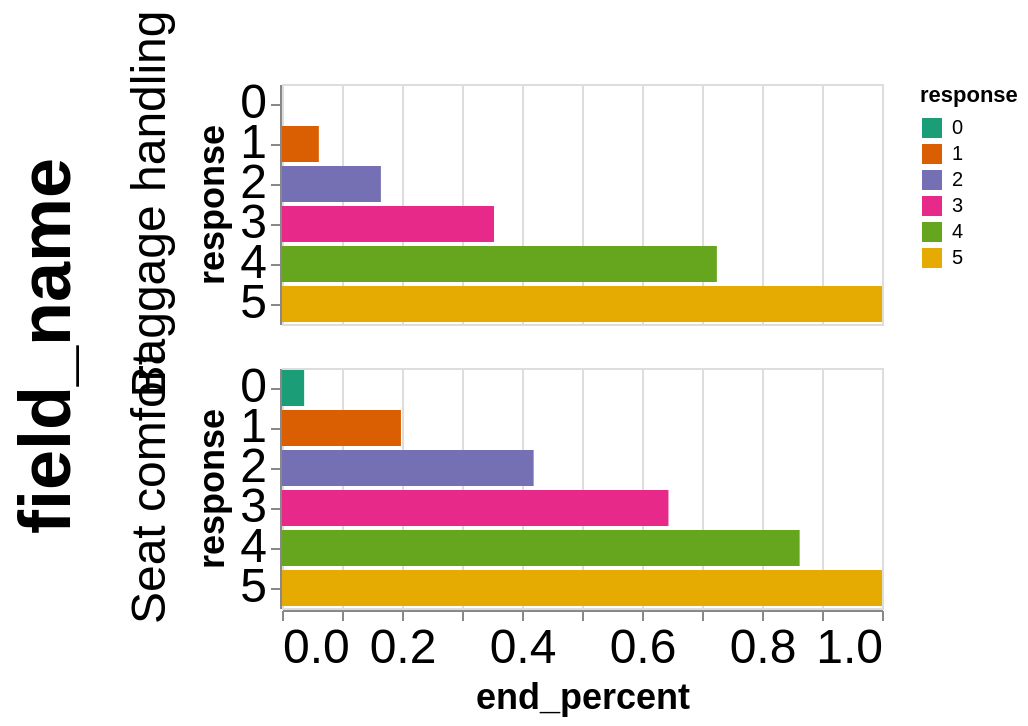

Specify this chart in Vega-Lite:
### Vega-Lite specification from a JSON file in a GitHub repository (floating-point values rounded to 4 significant figures)
{"config": {"view": {}, "mark": {}, "axis": {"labelFontSize": 24, "titleFontSize": 18}, "header": {"labelFontSize": 24, "titleFontSize": 36}}, "data": {"name": "data-15438e8fdb25ef7003001cc1ded0d727"}, "facet": {"row": {"type": "nominal", "field": "field_name"}}, "spec": {"mark": "bar", "encoding": {"fill": {"type": "nominal", "field": "response", "scale": {"scheme": "dark2"}}, "x": {"type": "quantitative", "field": "end_percent"}, "y": {"type": "nominal", "field": "response"}}}, "$schema": "https://vega.github.io/schema/vega-lite/v5.json", "datasets": {"data-15438e8fdb25ef7003001cc1ded0d727": [{"Unnamed: 0": 0, "field_name": "Baggage handling", "response": 1, "count": 7975, "freq": 0.0614, "end_percent": 0.0614, "start_percent": 0.0, "negative": true, "end_percent2": -0.1034, "start_percent2": -0.1648}, {"Unnamed: 0": 1, "field_name": "Baggage handling", "response": 2, "count": 13432, "freq": 0.1034, "end_percent": 0.1648, "start_percent": 0.0614, "negative": true, "end_percent2": 0.0, "start_percent2": -0.1034}, {"Unnamed: 0": 2, "field_name": "Baggage handling", "response": 3, "count": 24485, "freq": 0.1885, "end_percent": 0.3533, "start_percent": 0.1648, "negative": false, "end_percent2": 0.1885, "start_percent2": 0.0}, {"Unnamed: 0": 3, "field_name": "Baggage handling", "response": 4, "count": 48240, "freq": 0.3714, "end_percent": 0.7248, "start_percent": 0.3533, "negative": false, "end_percent2": 0.5599, "start_percent2": 0.1885}, {"Unnamed: 0": 4, "field_name": "Baggage handling", "response": 5, "count": 35748, "freq": 0.2752, "end_percent": 1.0, "start_percent": 0.7248, "negative": false, "end_percent2": 0.8352, "start_percent2": 0.5599}, {"Unnamed: 0": 5, "field_name": "Seat comfort", "response": 0, "count": 4797, "freq": 0.03693, "end_percent": 0.03693, "start_percent": 0.0, "negative": true, "end_percent2": -0.3825, "start_percent2": -0.4194}, {"Unnamed: 0": 6, "field_name": "Seat comfort", "response": 1, "count": 20949, "freq": 0.1613, "end_percent": 0.1982, "start_percent": 0.03693, "negative": true, "end_percent2": -0.2212, "start_percent2": -0.3825}, {"Unnamed: 0": 7, "field_name": "Seat comfort", "response": 2, "count": 28726, "freq": 0.2212, "end_percent": 0.4194, "start_percent": 0.1982, "negative": true, "end_percent2": 0.0, "start_percent2": -0.2212}, {"Unnamed: 0": 8, "field_name": "Seat comfort", "response": 3, "count": 29183, "freq": 0.2247, "end_percent": 0.6441, "start_percent": 0.4194, "negative": false, "end_percent2": 0.2247, "start_percent2": 0.0}, {"Unnamed: 0": 9, "field_name": "Seat comfort", "response": 4, "count": 28398, "freq": 0.2186, "end_percent": 0.8627, "start_percent": 0.6441, "negative": false, "end_percent2": 0.4433, "start_percent2": 0.2247}, {"Unnamed: 0": 10, "field_name": "Seat comfort", "response": 5, "count": 17827, "freq": 0.1373, "end_percent": 1.0, "start_percent": 0.8627, "negative": false, "end_percent2": 0.5806, "start_percent2": 0.4433}]}}
